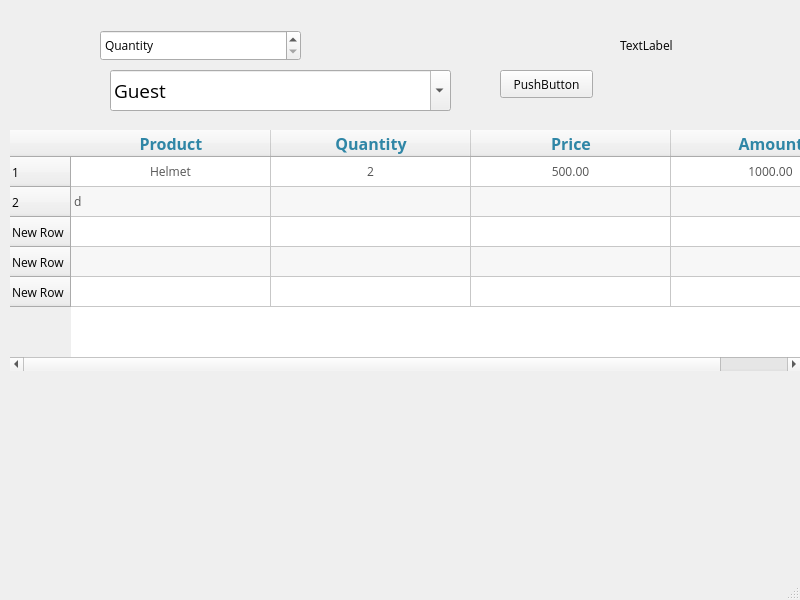
<?xml version="1.0" encoding="UTF-8"?>
<ui version="4.0">
 <class>MainWindow</class>
 <widget class="QMainWindow" name="MainWindow">
  <property name="geometry">
   <rect>
    <x>0</x>
    <y>0</y>
    <width>800</width>
    <height>600</height>
   </rect>
  </property>
  <property name="font">
   <font>
    <family>Open Sans</family>
   </font>
  </property>
  <property name="windowTitle">
   <string>MainWindow</string>
  </property>
  <widget class="QWidget" name="centralwidget">
   <widget class="QComboBox" name="comboBox">
    <property name="geometry">
     <rect>
      <x>110</x>
      <y>70</y>
      <width>341</width>
      <height>41</height>
     </rect>
    </property>
    <property name="font">
     <font>
      <family>Open Sans</family>
      <pointsize>14</pointsize>
     </font>
    </property>
    <property name="editable">
     <bool>true</bool>
    </property>
    <property name="frame">
     <bool>true</bool>
    </property>
    <item>
     <property name="text">
      <string>Guest</string>
     </property>
    </item>
   </widget>
   <widget class="QLabel" name="label">
    <property name="geometry">
     <rect>
      <x>620</x>
      <y>30</y>
      <width>81</width>
      <height>31</height>
     </rect>
    </property>
    <property name="text">
     <string>TextLabel</string>
    </property>
   </widget>
   <widget class="QPushButton" name="pushButton">
    <property name="geometry">
     <rect>
      <x>500</x>
      <y>70</y>
      <width>93</width>
      <height>28</height>
     </rect>
    </property>
    <property name="text">
     <string>PushButton</string>
    </property>
   </widget>
   <widget class="QSpinBox" name="spinBox_2">
    <property name="geometry">
     <rect>
      <x>100</x>
      <y>30</y>
      <width>201</width>
      <height>31</height>
     </rect>
    </property>
    <property name="specialValueText">
     <string>Quantity</string>
    </property>
    <property name="maximum">
     <number>9999</number>
    </property>
   </widget>
   <widget class="QTableWidget" name="new_sales_order_pay_table">
    <property name="geometry">
     <rect>
      <x>10</x>
      <y>130</y>
      <width>791</width>
      <height>241</height>
     </rect>
    </property>
    <property name="focusPolicy">
     <enum>Qt::NoFocus</enum>
    </property>
    <property name="styleSheet">
     <string notr="true">QTableWidget#new_sales_order_pay_table{
color:rgb(84, 84, 84);
font: 12pt &quot;Open Sans&quot;;
border: none;

}
QTableWidget#new_sales_order_pay_table::item{
padding-right:10px;
}
QTableWidget#new_sales_order_pay_table::item:selected { 

background-color: #4C4C4C;
color: rgb(255, 255, 255);
}
</string>
    </property>
    <property name="editTriggers">
     <set>QAbstractItemView::NoEditTriggers</set>
    </property>
    <property name="tabKeyNavigation">
     <bool>false</bool>
    </property>
    <property name="alternatingRowColors">
     <bool>true</bool>
    </property>
    <property name="selectionMode">
     <enum>QAbstractItemView::SingleSelection</enum>
    </property>
    <property name="selectionBehavior">
     <enum>QAbstractItemView::SelectRows</enum>
    </property>
    <property name="verticalScrollMode">
     <enum>QAbstractItemView::ScrollPerPixel</enum>
    </property>
    <property name="horizontalScrollMode">
     <enum>QAbstractItemView::ScrollPerPixel</enum>
    </property>
    <property name="showGrid">
     <bool>true</bool>
    </property>
    <property name="gridStyle">
     <enum>Qt::SolidLine</enum>
    </property>
    <property name="sortingEnabled">
     <bool>true</bool>
    </property>
    <property name="cornerButtonEnabled">
     <bool>true</bool>
    </property>
    <attribute name="horizontalHeaderVisible">
     <bool>true</bool>
    </attribute>
    <attribute name="horizontalHeaderDefaultSectionSize">
     <number>200</number>
    </attribute>
    <attribute name="horizontalHeaderMinimumSectionSize">
     <number>100</number>
    </attribute>
    <attribute name="horizontalHeaderShowSortIndicator" stdset="0">
     <bool>true</bool>
    </attribute>
    <attribute name="horizontalHeaderStretchLastSection">
     <bool>true</bool>
    </attribute>
    <attribute name="verticalHeaderVisible">
     <bool>true</bool>
    </attribute>
    <attribute name="verticalHeaderCascadingSectionResizes">
     <bool>false</bool>
    </attribute>
    <attribute name="verticalHeaderHighlightSections">
     <bool>false</bool>
    </attribute>
    <attribute name="verticalHeaderShowSortIndicator" stdset="0">
     <bool>true</bool>
    </attribute>
    <attribute name="verticalHeaderStretchLastSection">
     <bool>false</bool>
    </attribute>
    <row>
     <property name="text">
      <string>1</string>
     </property>
    </row>
    <row>
     <property name="text">
      <string>2</string>
     </property>
    </row>
    <row>
     <property name="text">
      <string>New Row</string>
     </property>
    </row>
    <row>
     <property name="text">
      <string>New Row</string>
     </property>
    </row>
    <row>
     <property name="text">
      <string>New Row</string>
     </property>
    </row>
    <column>
     <property name="text">
      <string>Product</string>
     </property>
     <property name="font">
      <font>
       <family>Open Sans</family>
       <pointsize>12</pointsize>
       <weight>75</weight>
       <bold>true</bold>
      </font>
     </property>
     <property name="textAlignment">
      <set>AlignCenter</set>
     </property>
     <property name="foreground">
      <brush brushstyle="SolidPattern">
       <color alpha="255">
        <red>47</red>
        <green>134</green>
        <blue>166</blue>
       </color>
      </brush>
     </property>
    </column>
    <column>
     <property name="text">
      <string>Quantity</string>
     </property>
     <property name="font">
      <font>
       <family>Open Sans</family>
       <pointsize>12</pointsize>
       <weight>75</weight>
       <bold>true</bold>
      </font>
     </property>
     <property name="textAlignment">
      <set>AlignCenter</set>
     </property>
     <property name="foreground">
      <brush brushstyle="SolidPattern">
       <color alpha="255">
        <red>47</red>
        <green>134</green>
        <blue>166</blue>
       </color>
      </brush>
     </property>
    </column>
    <column>
     <property name="text">
      <string>Price</string>
     </property>
     <property name="font">
      <font>
       <family>Open Sans</family>
       <pointsize>12</pointsize>
       <weight>75</weight>
       <bold>true</bold>
      </font>
     </property>
     <property name="textAlignment">
      <set>AlignCenter</set>
     </property>
     <property name="foreground">
      <brush brushstyle="SolidPattern">
       <color alpha="255">
        <red>47</red>
        <green>134</green>
        <blue>166</blue>
       </color>
      </brush>
     </property>
    </column>
    <column>
     <property name="text">
      <string>Amount</string>
     </property>
     <property name="font">
      <font>
       <family>Open Sans</family>
       <pointsize>12</pointsize>
       <weight>75</weight>
       <bold>true</bold>
      </font>
     </property>
     <property name="textAlignment">
      <set>AlignCenter</set>
     </property>
     <property name="foreground">
      <brush brushstyle="SolidPattern">
       <color alpha="255">
        <red>47</red>
        <green>134</green>
        <blue>166</blue>
       </color>
      </brush>
     </property>
    </column>
    <item row="0" column="0">
     <property name="text">
      <string>Helmet</string>
     </property>
     <property name="textAlignment">
      <set>AlignCenter</set>
     </property>
    </item>
    <item row="0" column="1">
     <property name="text">
      <string>2</string>
     </property>
     <property name="textAlignment">
      <set>AlignCenter</set>
     </property>
    </item>
    <item row="0" column="2">
     <property name="text">
      <string>500.00</string>
     </property>
     <property name="textAlignment">
      <set>AlignCenter</set>
     </property>
    </item>
    <item row="0" column="3">
     <property name="text">
      <string>1000.00</string>
     </property>
     <property name="textAlignment">
      <set>AlignCenter</set>
     </property>
    </item>
    <item row="1" column="0">
     <property name="text">
      <string>d</string>
     </property>
    </item>
   </widget>
  </widget>
  <widget class="QMenuBar" name="menubar">
   <property name="geometry">
    <rect>
     <x>0</x>
     <y>0</y>
     <width>800</width>
     <height>26</height>
    </rect>
   </property>
  </widget>
  <widget class="QStatusBar" name="statusbar"/>
 </widget>
 <resources/>
 <connections/>
</ui>
